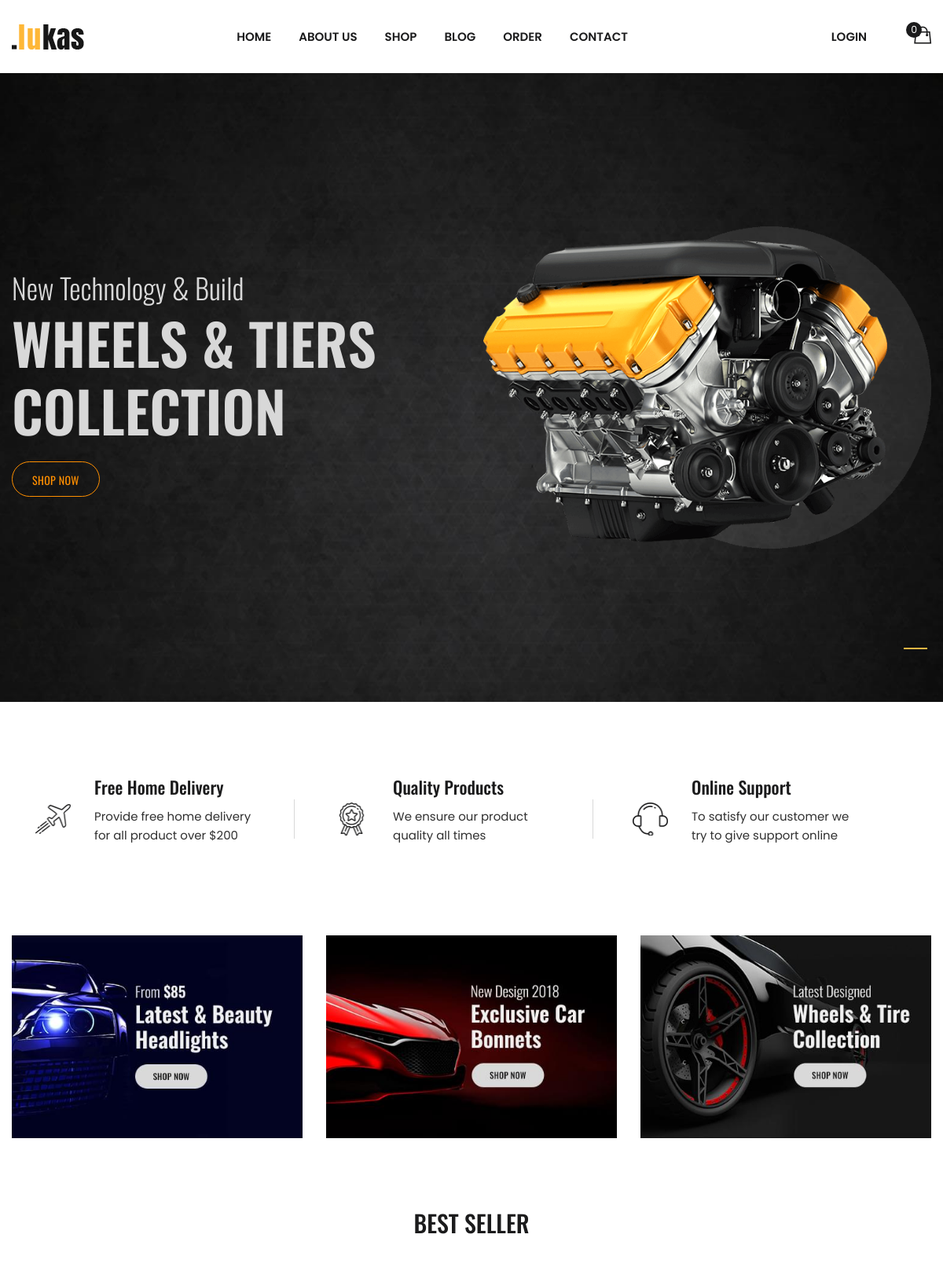
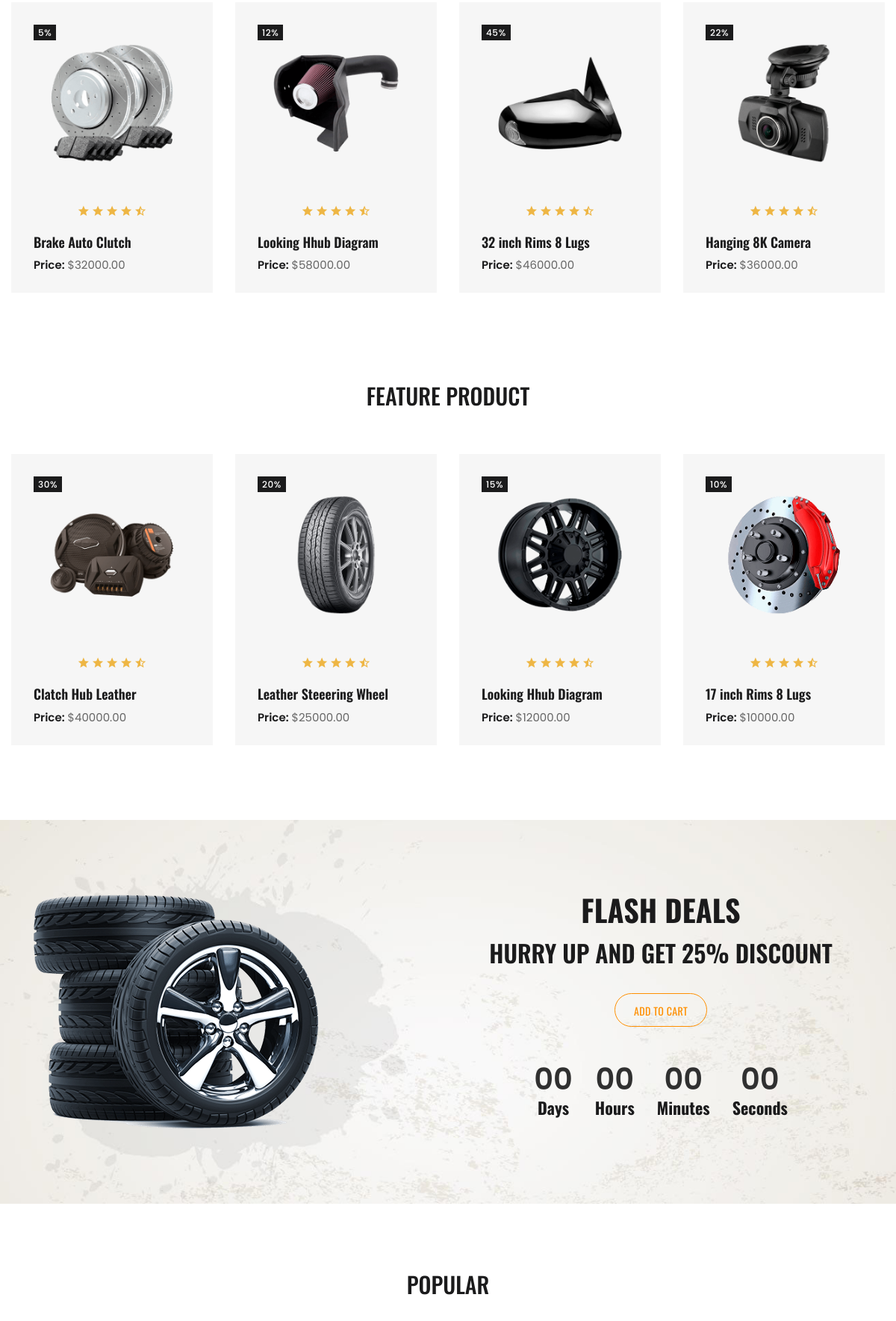
The page / (upper part) on the database its author committed (2 pictures, top to bottom).
### tables this page shows
CREATE TABLE `title_slogan` (
  `id` int(11) NOT NULL,
  `title` varchar(255) NOT NULL,
  `slogan` varchar(255) NOT NULL,
  `logo` varchar(255) NOT NULL
);

CREATE TABLE `tbl_slider` (
  `sliderId` int(11) NOT NULL,
  `slider_title` varchar(255) NOT NULL,
  `slider_body` text NOT NULL,
  `button_text` varchar(255) NOT NULL,
  `button_link` varchar(255) NOT NULL,
  `image` varchar(255) NOT NULL
);

CREATE TABLE `tbl_cta` (
  `id` int(11) NOT NULL,
  `ctaTitleOne` varchar(255) NOT NULL,
  `ctaImageOne` varchar(255) NOT NULL,
  `ctaBodyOne` text NOT NULL,
  `ctaTitleTwo` varchar(255) NOT NULL,
  `ctaImageTwo` varchar(255) NOT NULL,
  `ctaBodyTwo` text NOT NULL,
  `ctaTitleThree` varchar(255) NOT NULL,
  `ctaImageThree` varchar(255) NOT NULL,
  `ctaBodyThree` text NOT NULL
);

CREATE TABLE `tbl_banner` (
  `bannerId` int(11) NOT NULL,
  `banner_title` varchar(255) NOT NULL,
  `banner_body` text NOT NULL,
  `banner_type` tinyint(4) NOT NULL DEFAULT '0',
  `button_text` varchar(255) NOT NULL,
  `button_link` varchar(255) NOT NULL,
  `image` varchar(255) NOT NULL
);

CREATE TABLE `tbl_product` (
  `productId` int(11) NOT NULL,
  `product_name` varchar(255) NOT NULL,
  `catId` int(11) NOT NULL,
  `brandId` int(11) NOT NULL,
  `colorId` int(11) NOT NULL,
  `sizeId` int(11) NOT NULL,
  `body` text NOT NULL,
  `sale_price` float(10,2) NOT NULL,
  `regular_price` float(10,2) NOT NULL,
  `tax` float NOT NULL,
  `tag` varchar(255) NOT NULL,
  `sku` varchar(255) NOT NULL,
  `stock` varchar(255) NOT NULL,
  `short_body` text NOT NULL,
  `size_guide` text NOT NULL,
  `extra_info` text NOT NULL,
  `image` varchar(255) NOT NULL,
  `product_gallary` varchar(255) NOT NULL,
  `weight` varchar(255) NOT NULL,
  `length` varchar(255) NOT NULL,
  `width` varchar(255) NOT NULL,
  `height` varchar(255) NOT NULL,
  `upsell` varchar(255) NOT NULL,
  `cross_sells` varchar(255) NOT NULL,
  `product_type` tinyint(4) DEFAULT '0',
  `date` timestamp NOT NULL DEFAULT CURRENT_TIMESTAMP
);

### index.php (the view, shortened to what the rows shown need)
<?php
 include 'inc/header.php';
 include 'inc/slider.php';
 include 'inc/cta.php';
 include 'inc/banner/banner-product-cat.php';
?>
<div class="best-seller-products-area sm-top">
    <div class="container container-wide">
        <div class="row">
            <div class="col-lg-5 m-auto text-center">
                <div class="section-title">
                    <h2 class="h3">Best Seller</h2>
                </div>
            </div>
        </div>
        <div class="row">
            <div class="col-12">
                <div class="product-wrapper">
                    <div class="product-carousel">
                        <?php
                                $geFpd = $pd->getBestSellProduct();
                                if ($geFpd) {
                                    while ($result = $geFpd->fetch_assoc()) {
                            ?>
                        <div class="product-item">
                            <div class="product-item__thumb">
                                <a href="single-product.php?proid=<?php echo $result['productId']; ?>">
                                    <img class="thumb-primary" src="admin/<?php echo $result['image']; ?>" alt="" />
                                </a>
                            </div>
                            <div class="product-item__content">
                                <div class="ratting">
                                    <span><i class="ion-android-star"></i></span>
                                    <span><i class="ion-android-star"></i></span>
                                    <span><i class="ion-android-star"></i></span>
                                    <span><i class="ion-android-star"></i></span>
                                    <span><i class="ion-android-star-half"></i></span>
                                </div>
                                <h4 class="title"><a href="single-product.php?proid=<?php echo $result['productId']; ?>"><?php echo $result['product_name']; ?></a></h4>
                                <span class="price"><strong>Price:</strong> $<?php echo $result['sale_price']; ?></span>
                            </div>
                            <div class="product-item__action">
                            </div>
                            <div class="product-item__sale">
                                <span class="sale-txt"><?php echo $result['tax']; ?>%</span>
                            </div>
                        </div>
                        <?php } } ?>
                    </div>
                </div>
            </div>
        </div>
    </div>
</div>
<div class="best-seller-products-area sm-top">
    <div class="container container-wide">
        <div class="row">
            <div class="col-lg-5 m-auto text-center">
                <div class="section-title">
                    <h2 class="h3">Feature Product</h2>
                </div>
            </div>
        </div>
        <div class="row">
            <div class="col-12">
                <div class="product-wrapper">
                    <div class="product-carousel">
                        <?php
                                $geFpd = $pd->getFeturedProduct();
                                if ($geFpd) {
                                    while ($result = $geFpd->fetch_assoc()) {
                            ?>
                        <div class="product-item">
                            <div class="product-item__thumb">
                                <a href="single-product.php?proid=<?php echo $result['productId']; ?>">
                                    <img class="thumb-primary" src="admin/<?php echo $result['image']; ?>" alt="" />
                                </a>
                            </div>
                            <div class="product-item__content">
                                <div class="ratting">
                                    <span><i class="ion-android-star"></i></span>
                                    <span><i class="ion-android-star"></i></span>
                                    <span><i class="ion-android-star"></i></span>
                                    <span><i class="ion-android-star"></i></span>
                                    <span><i class="ion-android-star-half"></i></span>
                                </div>
                                <h4 class="title"><a href="single-product.php?proid=<?php echo $result['productId']; ?>"><?php echo $result['product_name']; ?></a></h4>
                                <span class="price"><strong>Price:</strong> $<?php echo $result['sale_price']; ?></span>
                            </div>
                            <div class="product-item__action">
                            </div>
                            <div class="product-item__sale">
                                <span class="sale-txt"><?php echo $result['tax']; ?>%</span>
                            </div>
                        </div>
                        <?php } } ?>
                    </div>
                </div>
            </div>
        </div>
    </div>
</div>
<?php include 'inc/banner/flash-deal.php'; ?>
<div class="best-seller-products-area sm-top">
    <div class="container container-wide">
        <div class="row">
            <div class="col-lg-5 m-auto text-center">
                <div class="section-title">
                    <h2 class="h3">Popular</h2>
                </div>
            </div>
        </div>
    </div>
</div>

### inc/header.php (shortened to what the rows shown need)
<!DOCTYPE html>
<html class="no-js" lang="zxx">
<head>
    <?php include 'enqueue.php'; ?>
</head>
<body>
    <div class="header-area">
        <div class="container container-wide">
            <div class="row align-items-center">
                <div class="col-sm-4 col-lg-2">
                    <?php
                        $getlogo = $tmOption->getTitleSloganValue();
                        if ($getlogo) {
                            while ($result = $getlogo->fetch_assoc()) {
                    ?>
                    <div class="site-logo text-center text-sm-left">
                        <a href="index.php"><img src="admin/<?php echo $result['logo']; ?>" alt="<?php echo $result['title']; ?>" /></a>
                    </div>
                     <?php } } ?>
                </div>
            </div>
        </div>
    </div>

### inc/slider.php (shortened to what the rows shown need)
<div class="slider-area-wrapper home-2">
    <div class="slider-content-active">
        <div class="slider-slide-item bg-img" data-bg="assets/img/slider/slider-2-bg.jpg">
            <?php
        $getSlider = $sldr->getFrontSlider();
        if ($getSlider) {
            while ($result = $getSlider->fetch_assoc()) {
        ?>
            <div class="container container-wide h-100">
                <div class="row align-items-center h-100">
                    <div class="col-lg-6 order-1 order-lg-0">
                        <div class="slide-content">
                            <div class="slide-content-inner">
                                <h3><?php echo $result['slider_title']; ?></h3>
                                <h2><?php echo $result['slider_body']; ?></h2>
                                <a class="btn btn-white" href="<?php echo $result['button_link']; ?>"><?php echo $result['button_text']; ?></a>
                            </div>
                        </div>
                    </div>
                    <div class="col-lg-6 order-0 order-lg-1">
                        <div class="slide-img">
                            <img src="admin/<?php echo $result['image']; ?>" alt="<?php echo $result['slider_title']; ?>" />
                        </div>
                    </div>
                </div>
            </div>
            <?php } } ?>
        </div>
    </div>
</div>

### inc/cta.php
<?php
       $getCta = $tmOption->getCtaValue();
           if ($getCta) {
            while ($result = $getCta->fetch_assoc()) {
   ?>
<div class="call-to-action-area sm-top">
    <div class="container">
        <div class="row">
            <div class="col-md-4 col-lg-4">
                <div class="call-to-action-item mt-0">
                    <div class="call-to-action-item__icon">
                        <img src="admin/<?php echo $result['ctaImageOne']; ?>" alt="<?php echo $result['ctaTitleOne']; ?>" />
                    </div>
                    <div class="call-to-action-item__info">
                        <h3><?php echo $result['ctaTitleOne']; ?></h3>
                        <p><?php echo $result['ctaBodyOne']; ?></p>
                    </div>
                </div>
            </div>
            <div class="col-md-4 col-lg-4">
                <div class="call-to-action-item">
                    <div class="call-to-action-item__icon">
                        <img src="admin/<?php echo $result['ctaImageTwo']; ?>" alt="<?php echo $result['ctaTitleTwo']; ?>" />
                    </div>
                    <div class="call-to-action-item__info">
                        <h3><?php echo $result['ctaTitleTwo']; ?></h3>
                        <p><?php echo $result['ctaBodyTwo']; ?></p>
                    </div>
                </div>
            </div>
            <div class="col-md-4 col-lg-4">
                <div class="call-to-action-item">
                    <div class="call-to-action-item__icon">
                        <img src="admin/<?php echo $result['ctaImageThree']; ?>" alt="<?php echo $result['ctaTitleThree']; ?>" />
                    </div>
                    <div class="call-to-action-item__info">
                        <h3><?php echo $result['ctaTitleThree']; ?></h3>
                        <p><?php echo $result['ctaBodyThree']; ?></p>
                    </div>
                </div>
            </div>
        </div>
    </div>
</div>
<?php } } ?>

### inc/banner/banner-product-cat.php
<div class="banner-area-wrapper sm-top">
    <div class="container container-wide">
        <div class="row mtn-30">
            <?php
                    $getCatBnnr = $bnnr->getCategoryBanner();
                    if ($getCatBnnr) {
                        while ($result = $getCatBnnr->fetch_assoc()) {
            ?>
            <div class="col-md-6 col-lg-4">
                <div class="banner-item">
                    <div class="banner-item__img">
                        <a href="<?php echo $result['button_link']; ?>"><img src="admin/<?php echo $result['image']; ?>" alt="<?php echo $result['banner_title']; ?>" /></a>
                    </div>
                </div>
            </div>
            <?php } } ?>
        </div>
    </div>
</div>

### inc/banner/flash-deal.php
<div class="flash-deals-area home-2 bg-img" data-bg="assets/img/bg/deal-bg-2.jpg">
    <div class="container">
        <?php
            $getFlsDealBnnr = $bnnr->getFlashDealsBanner();
            if ($getFlsDealBnnr) {
                while ($result = $getFlsDealBnnr->fetch_assoc()) {
    ?>
        <div class="row align-items-center">
            <div class="col-md-5 col-lg-6">
                <div class="flash-deals-thumb text-center text-md-left">
                    <img src="admin/<?php echo $result['image']; ?>" alt="<?php echo $result['banner_title']; ?>" />
                </div>
            </div>
            <div class="col-md-7 col-lg-6 text-center">
                <div class="flash-deals-content">
                    <h2><?php echo $result['banner_title']; ?></h2>
                    <h3><?php echo $result['banner_body']; ?></h3>
                    <a href="<?php echo $result['button_link']; ?>" class="btn btn-brand"><?php echo $result['button_text']; ?></a>
                    <div class="deals-countdown-area">
                        <div class="ht-countdown" data-date="9/20/2019"></div>
                    </div>
                </div>
            </div>
        </div>
        <?php } }?>
    </div>
</div>

### rows shown on the page
title_slogan: logo (picture)
tbl_slider: slider_title "New Technology & Build", slider_body "WHEELS & TIERS COLLECTION", button_text "SHOP NOW", image (picture)
tbl_cta: ctaImageOne (picture), ctaTitleOne "Free Home Delivery", ctaBodyOne "Provide free home delivery for all product over $200", ctaImageTwo (picture), ctaTitleTwo "Quality Products", ctaBodyTwo "We ensure our product quality all times", ctaImageThree (picture), ctaTitleThree "Online Support", ctaBodyThree "To satisfy our customer we try to give support online"
tbl_banner: image (picture)
tbl_banner: image (picture)
tbl_banner: image (picture)
tbl_product: image (picture), product_name "Brake Auto Clutch", sale_price "32000.00", tax "5"
tbl_product: image (picture), product_name "Looking Hhub Diagram", sale_price "58000.00", tax "12"
tbl_product: image (picture), product_name "32 inch Rims 8 Lugs", sale_price "46000.00", tax "45"
tbl_product: image (picture), product_name "Hanging 8K Camera", sale_price "36000.00", tax "22"
tbl_product: image (picture), product_name "Clatch Hub Leather", sale_price "40000.00", tax "30"
tbl_product: image (picture), product_name "Leather Steeering Wheel", sale_price "25000.00", tax "20"
tbl_product: image (picture), product_name "Looking Hhub Diagram", sale_price "12000.00", tax "15"
tbl_product: image (picture), product_name "17 inch Rims 8 Lugs", sale_price "10000.00", tax "10"
tbl_banner: image (picture), banner_title "FLASH DEALS", banner_body "HURRY UP AND GET 25% DISCOUNT", button_text "ADD TO CART"
